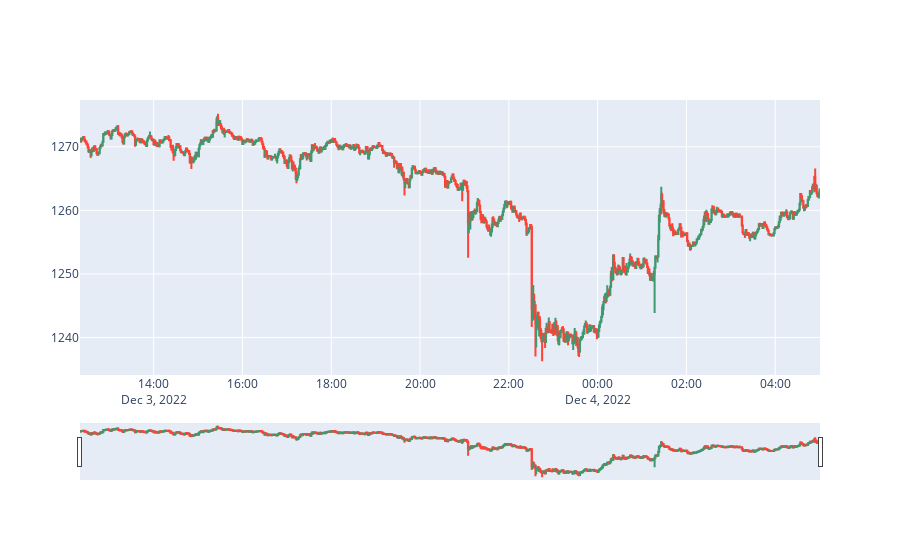

Notebook cell for this chart:
### Code cell
import plotly.graph_objects as go

fig = go.Figure(data=[go.Candlestick(
    x=eth.start,
    open=eth.open,
    high=eth.high,
    low=eth.low,
    close=eth.close
)])

fig.show()

### Figure 1 — Plotly figure (JSON) as saved in the notebook; plotly's stock layout.template omitted (floating-point values rounded to 4 significant figures; data arrays with more than 128 entries replaced by an {"elided": "..."} marker saying what was removed)
{"data": [{"close": {"elided": "1000 str values"}, "high": {"elided": "1000 str values"}, "low": {"elided": "1000 str values"}, "open": {"elided": "1000 str values"}, "type": "candlestick", "x": {"elided": "1000 str values"}}], "layout": {}}
